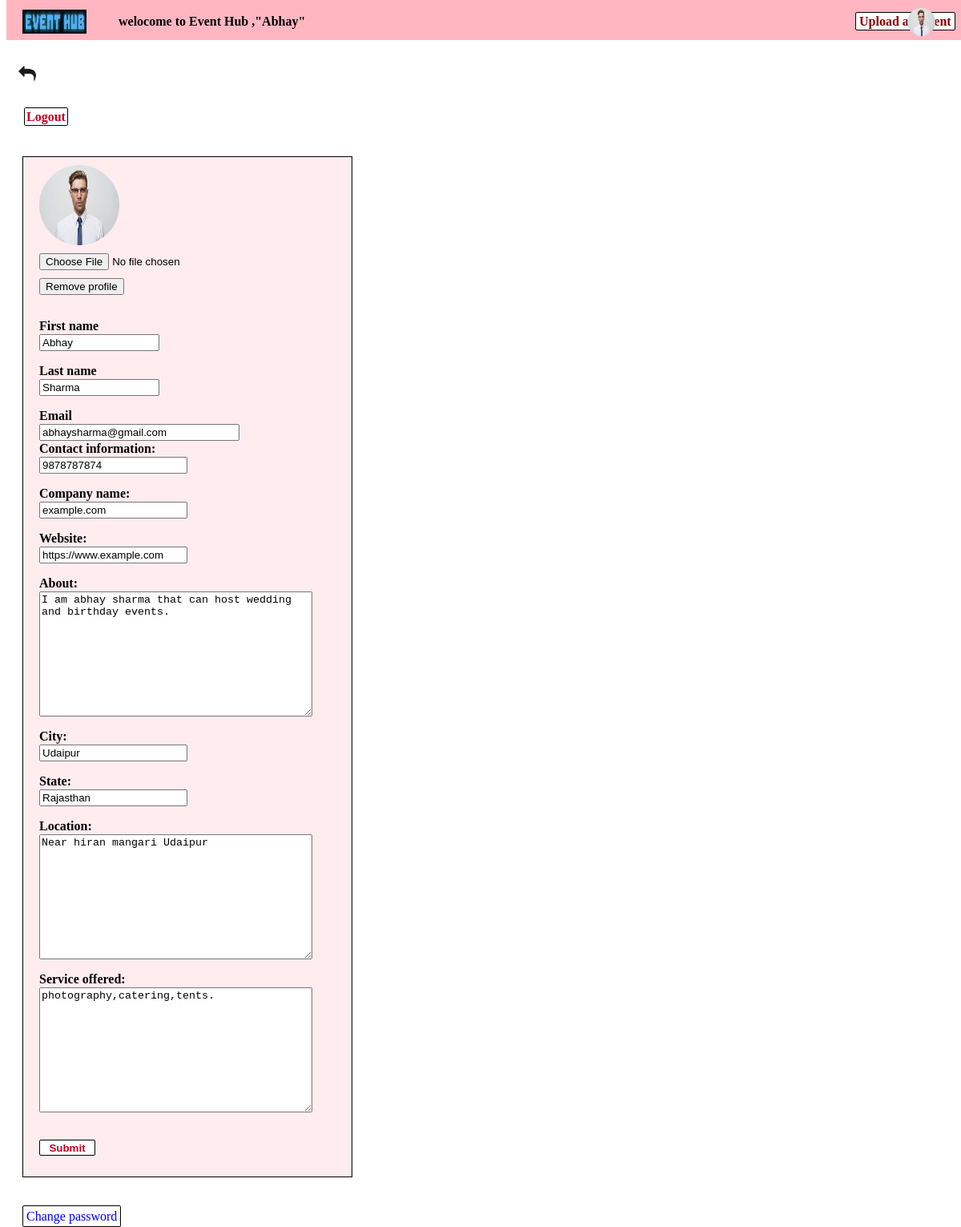
The app's page /edit-profile/ (signed in) with its own data.
### EventPlanner/models.py (models this page shows, shortened)
class UserProfile(models.Model):
    user = models.OneToOneField(User,on_delete=models.CASCADE)
    user_type = models.CharField(choices=user_type_choices,max_length=50)
    contact_info = models.CharField(max_length = 200,blank = True,null = True,verbose_name='Contact information')
    company_name = models.CharField(max_length =  50,blank = True,null = True)
    website = models.URLField(max_length = 200,blank = True,null = True)
    about = models.TextField(blank = True,null = True)
    city = models.CharField(max_length = 20,null = False,blank = False)
    state = models.CharField(max_length = 20,null = False,blank = False)
    location = models.TextField(blank = True,null = True)
    service_offered = models.TextField(blank = True,null = True)
    profile_picture = models.ImageField(upload_to = 'images/',null = True,blank = True)
    vendor_images = models.ManyToManyField('Image', blank = True,null = True,related_name = 'portfolio_images')

### EventPlanner/views.py (the view, shortened to what this page needs)
# urls.py: path('edit-profile/',views.edit_profile),
@login_required(login_url='/login/')
def edit_profile(request):
    user_errors = None
    profile_errors = None
    button_clicked = None
    user_profile = UserProfile.objects.get(user = request.user)
    profile_form = UserProfileForm(instance = user_profile,initial={'website': user_profile.website if user_profile.website else 'https://'})
    user_form = UserForm(instance = request.user)
    context = {'UserProfileForm':profile_form,'user_errors':user_errors,'profile_errors':profile_errors,'user_form':user_form,'user_profile':user_profile,'button_clicked':button_clicked}
    return render(request,'EventPlanner/edit-profile.html',context)

### EventPlanner/forms.py
class UserProfileForm(ModelForm):
    class Meta:
        model = UserProfile
        widgets = {'profile_picture':FileInput()}
        fields = '__all__'
        exclude = ('user_type','user',)

class UserForm(ModelForm):
    class Meta:
        model = User
        fields = ['first_name','last_name','email']

### EventPlanner/templates/EventPlanner/edit-profile.html (shortened to what this page needs)
{% load static %}
<link rel="stylesheet" href="{% static 'EventPlanner/css/edit-profile.css' %}">
<link rel="stylesheet" href="{% static 'EventPlanner/css/navbar.css' %}">
<div class="navbar-div">
    {% include 'navbar.html' %}
</div>
<a href="{{request.META.HTTP_REFERER}}" class="go-back">
    <img src="/static/images/back.png" alt="" width="40px">
</a>
<div><a href="/logout/" class="logout">Logout</a></div>
<div class="grid-div">
    <div class="profile-info">
            <form id="profile-form" action="" method="POST" enctype="multipart/form-data">
                {% if request.user.userprofile.user_type == 'is_event_planner' %}
                    {% if request.user.userprofile.profile_picture %}
                    <img src="{{UserProfileForm.instance.profile_picture.url}}" alt="" width="100" height="100" class="profile-pic">
                    <div> {{UserProfileForm.profile_picture}}</div>
                    {% else %}
                    <a href="/profile/">
                        <img id="default-profile" src="{% static 'images/No profile.jpeg' %}" alt="" width="100"
                            height="100" class="profile-pic">
                    </a>
                    <div> {{UserProfileForm.profile_picture}}</div>
                    {% endif %}
                <input id="remove-profile" type="button" value="Remove profile">
                {% endif %}
                <div class="label_tag"><b>First name</b></div>
                <p>{{user_form.first_name}}</p>
                <div class="label_tag"><b>Last name</b></div>
                <p>{{user_form.last_name}}</p>
                <div class="label_tag"><b>Email</b></div>
                <p>{{user_form.email}}</p>
        <div class="extra-profile-div">
            {% if request.user.userprofile.user_type == 'is_event_planner' %}
            {% for field in UserProfileForm %}
            {% if not field.name == 'profile_picture' and not field.name == 'vendor_images' %}
            <div class="label_tag">{{field.label_tag}}</div>
            <p>{{field}}</p>
            {% endif %}
            {% endfor %}
            {% endif %}
            <br>
            <input type="submit" value="Submit" class="submit">
        </div>
        </form>
    </div>
    <div>
        <a href="/change-password/" class="change-password">Change password</a>
    </div>
</div>

### templates/navbar.html (shortened to what this page needs)
<!DOCTYPE html>
<html lang="en">
<head>
    {% load static %}
</head>
<body>
    <div class="navbar-container">
        {% if not request.user.is_authenticated %}
        <div class="unauth-navbar">
            <h5>
                <a href="/home-C/" class="unauth-logo unauth-logo-2">
                    <img src="{% static 'images/logo.png' %}" alt="" width="80" height="30" class="logo-image">
                </a>
                <a href="/login/" class="unauth-default-profile unauth-default-profile-2">
                    <img src="{% static 'images/No profile.jpeg' %}" alt=""  width="35" height="35" >
                </a>
            </h5>
                <a href="/sign-up-is_event_planner/" class="list-your-business list-your-business-2">List your business</a>
        </div>
        {% else %}
            {% if request.user.userprofile.user_type == 'is_event_planner' %}
                <div class="vendor-navbar">
                    <a href="/home-E/" class="logo logo-2">
                        <img src="{% static 'images/logo.png' %}" alt="" width="90" height="50" class="logo-image">
                    </a>
                    {% if request.user.is_authenticated %}
                    <span class="welcome-message welcome-message-2">welocome to Event Hub ,<b>"{{request.user.first_name}}"</b></span>
                    <div>
                        <a href="/create-event/" class="upload-event">Upload an Event</a>
                    </div>
                    {% endif %}
                    {% if request.user.userprofile.profile_picture %}
                    <a href="/profile/" class="profile-image profile-image-2">
                        <img src="{{request.user.userprofile.profile_picture.url}}" alt="" width="35" height="35" class="profile-pic">
                    </a>
                    {% else %}
                    <a href="/profile/" class="default-profile default-profile-2">
                        <img src="{% static 'images/No profile.jpeg' %}" alt="" width="40" height="40" class="profile">
                    </a>
                    {% endif %}
                </div>
            {% endif %}
        {% endif %}
    </div>
</body>
</html>

### staticfiles/EventPlanner/css/edit-profile.css (style rules this page uses)
.go-back { margin-top: 100px; }
.grid-div { margin-top: 140px; width: fit-content; margin-left: 20px; }
.profile-info { background-color: rgb(255, 236, 239); padding: 10px 10px 10px 20px; border: 1px black; border-style: solid; width: 380px; height: fit-content; }
#remove-profile { margin-bottom: 30px; }
#id_profile_picture { margin: 10px 0px; }
.profile-pic { border-radius: 50%; }
#id_first_name { width: 150px; }
#id_last_name { width: 150px; }
#id_email { width: 250px; }
.submit { background-color: white; color: rgb(194, 0, 32); border: 1px black; border-style: solid; width: 70px; height: 20px; font-weight: bold; border-radius: 2px; }
.change-password { position: relative; top: 40px; text-decoration: none; color: blue; border: 1.2px black; border-style: solid; padding: 4px; border-radius: 2px; }
.logout { margin-left: 22px; text-decoration: none; position: relative; top: 100px; border: 1px solid black; border-radius: 1.7px; padding: 2px 2px; color: rgb(194, 0, 32); font-weight: bold; }
.label_tag { font-weight: bold; margin-bottom: -15px; }
.extra-profile-div { margin-top: -15px; }

### staticfiles/EventPlanner/css/navbar.css (style rules this page uses)
.welcome-message { position: absolute; z-index: 2; left: 140px; top: 18px; font-weight: bold; color: black; }
.logo { position: absolute; left: 20px; top: 12px; z-index: 5; }
.logo-image { width: 80px; height: 30px; }
.customer-navbar,.vendor-navbar { position: fixed; background-color:lightpink; width: 100%; height: 50px; z-index: 10; top: 0; }
.go-back { position: relative; top: 70px; left: 7px; overflow: hidden; }
.profile-image { position: absolute; right: 40px; top: 10px; }
.profile-pic { border-radius: 50%; }
.upload-event { text-decoration: none; font-weight: bold; background-color: white; color:darkred; border: solid rgb(0, 0, 0); border-width: 1px; border-radius: 2px; padding: 2px 4px; position: relative; left: 1060px; top: 18px; }

### records on screen
UserProfile: instance.profile_picture (picture), UserProfileForm "9878787874" "example.com" "https://www.example.com" "I am abhay sharma that can host wedding and birthday events." "Udaipur" "Rajasthan" "Near hiran mangari Udaipur" "photography,catering,tents."

### other values on screen
{{ request.user.first_name }} "Abhay"
{{ field.label_tag }} "Contact information:" "Company name:" "Website:" "About:" "City:" "State:" "Location:" "Service offered:"
